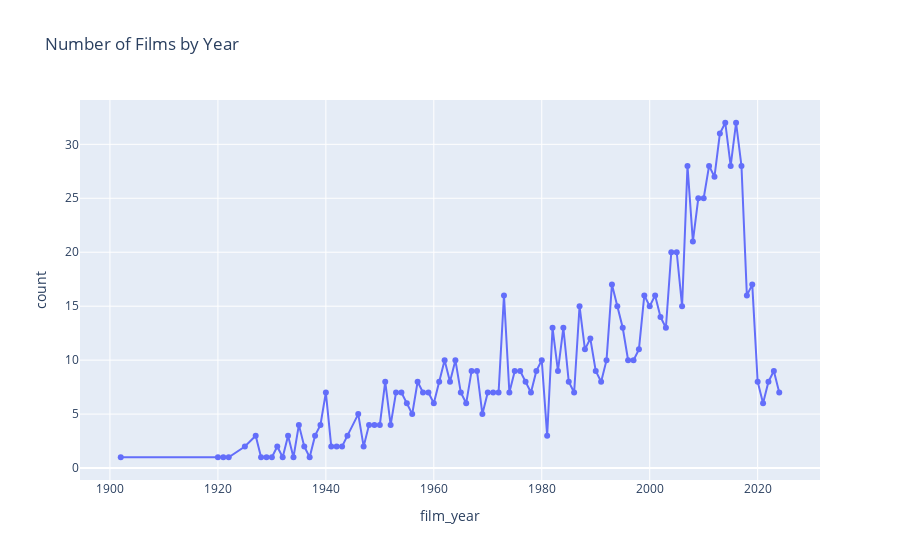

This figure's notebook cell:
### Markdown cell above
## How many "best films of all times" have been released each year and what are the years with the highest count? General discussion on trends

### Code cell
count_by_year = movies.groupby('film_year').size().reset_index(name='count')
fig = px.line(count_by_year, x='film_year', y='count', markers= "point" ,title='Number of Films by Year')
fig.show()

### Figure 1 — Plotly figure (JSON) as saved in the notebook; plotly's stock layout.template omitted (floating-point values rounded to 4 significant figures)
{"data": [{"hovertemplate": "film_year=%{x}<br>count=%{y}<extra></extra>", "legendgroup": "", "line": {"color": "#636efa", "dash": "solid"}, "marker": {"symbol": "circle"}, "mode": "lines+markers", "name": "", "orientation": "v", "showlegend": false, "type": "scatter", "x": [1902, 1920, 1921, 1922, 1925, 1927, 1928, 1929, 1930, 1931, 1932, 1933, 1934, 1935, 1936, 1937, 1938, 1939, 1940, 1941, 1942, 1943, 1944, 1946, 1947, 1948, 1949, 1950, 1951, 1952, 1953, 1954, 1955, 1956, 1957, 1958, 1959, 1960, 1961, 1962, 1963, 1964, 1965, 1966, 1967, 1968, 1969, 1970, 1971, 1972, 1973, 1974, 1975, 1976, 1977, 1978, 1979, 1980, 1981, 1982, 1983, 1984, 1985, 1986, 1987, 1988, 1989, 1990, 1991, 1992, 1993, 1994, 1995, 1996, 1997, 1998, 1999, 2000, 2001, 2002, 2003, 2004, 2005, 2006, 2007, 2008, 2009, 2010, 2011, 2012, 2013, 2014, 2015, 2016, 2017, 2018, 2019, 2020, 2021, 2022, 2023, 2024], "xaxis": "x", "y": [1, 1, 1, 1, 2, 3, 1, 1, 1, 2, 1, 3, 1, 4, 2, 1, 3, 4, 7, 2, 2, 2, 3, 5, 2, 4, 4, 4, 8, 4, 7, 7, 6, 5, 8, 7, 7, 6, 8, 10, 8, 10, 7, 6, 9, 9, 5, 7, 7, 7, 16, 7, 9, 9, 8, 7, 9, 10, 3, 13, 9, 13, 8, 7, 15, 11, 12, 9, 8, 10, 17, 15, 13, 10, 10, 11, 16, 15, 16, 14, 13, 20, 20, 15, 28, 21, 25, 25, 28, 27, 31, 32, 28, 32, 28, 16, 17, 8, 6, 8, 9, 7], "yaxis": "y"}], "layout": {"legend": {"tracegroupgap": 0}, "title": {"text": "Number of Films by Year"}, "xaxis": {"anchor": "y", "domain": [0, 1], "title": {"text": "film_year"}}, "yaxis": {"anchor": "x", "domain": [0, 1], "title": {"text": "count"}}}}
